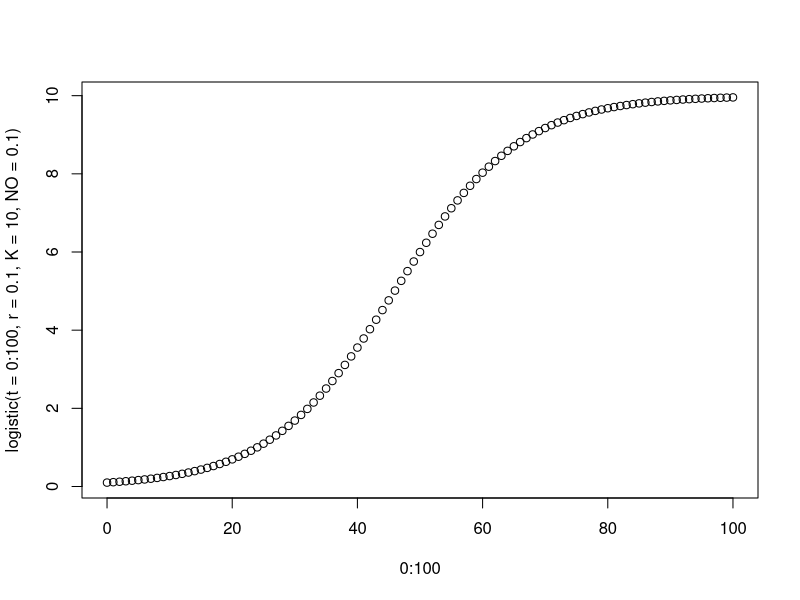

Write R code to recreate this figure.
## ---- chunk 1
knitr::opts_chunk$set(echo = TRUE)
## ---- chunk 2
logistic <- function(t, r, K, NO) {
  K * NO * exp(r * t) / (K + NO * (exp(r * t) - 1))
}

plot(0:100, logistic(t = 0:100, r = 0.1, K = 10, NO = 0.1))
## ---- chunk 3
parameters <- c(a = -8/3,
                b = -10,
                c = 28)
## ---- chunk 4
state <- c(X = 1,
           Y = 1,
           Z = 1)
